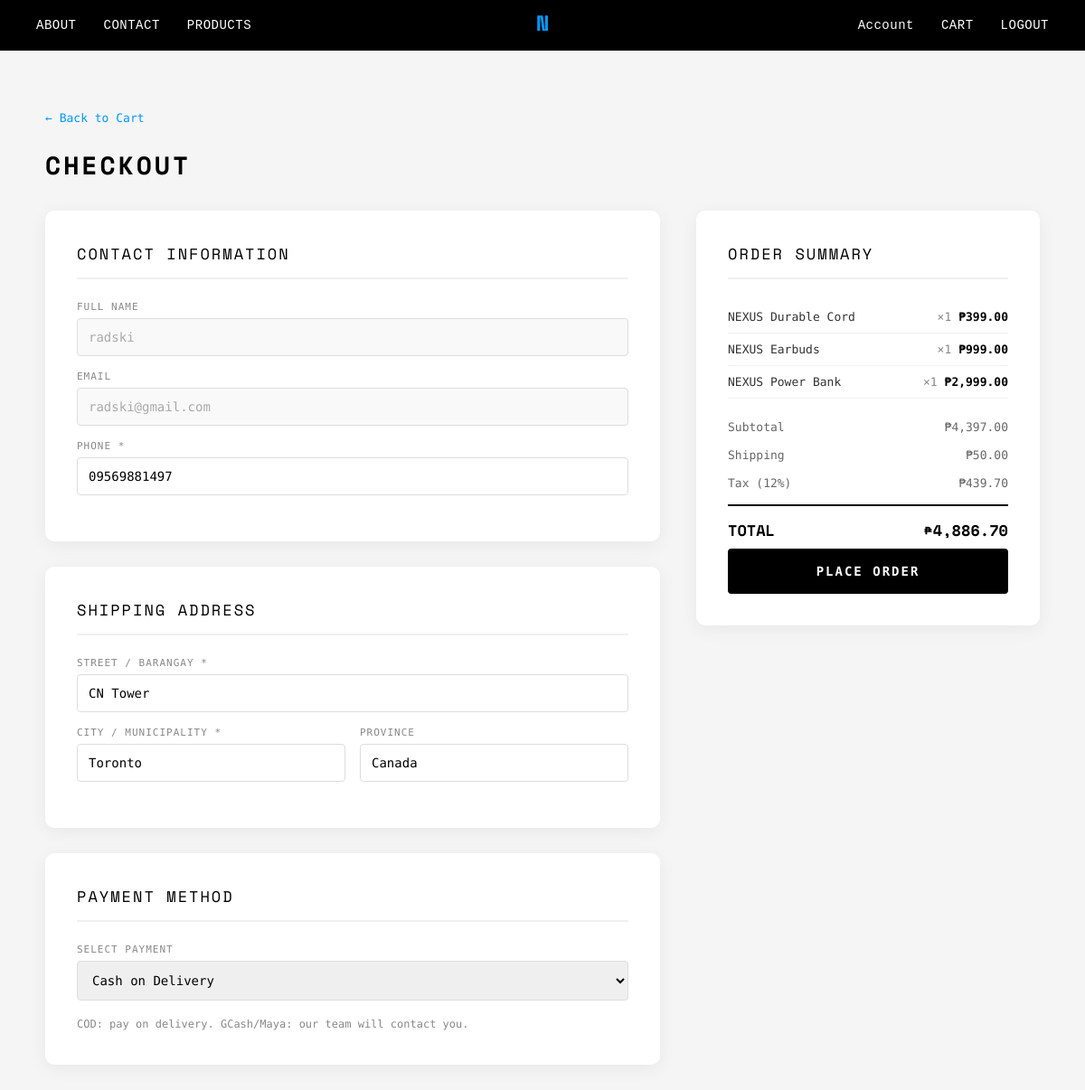
Screenshot of /checkout.php (signed in) with the database file from the repository.
### tables this page shows
CREATE TABLE `users` (
  `id` int(10) UNSIGNED NOT NULL,
  `fullname` varchar(150) NOT NULL,
  `email` varchar(150) NOT NULL,
  `password` varchar(255) NOT NULL,
  `created_at` timestamp NOT NULL DEFAULT current_timestamp()
);

CREATE TABLE `addresses` (
  `id` int(10) UNSIGNED NOT NULL,
  `user_id` int(10) UNSIGNED NOT NULL,
  `address` varchar(300) NOT NULL,
  `city` varchar(100) NOT NULL,
  `province` varchar(100) DEFAULT NULL,
  `phone` varchar(30) NOT NULL,
  `is_default` tinyint(1) NOT NULL DEFAULT 0,
  `created_at` timestamp NOT NULL DEFAULT current_timestamp()
);

CREATE TABLE `cart` (
  `id` int(10) UNSIGNED NOT NULL,
  `user_id` int(10) UNSIGNED NOT NULL,
  `product_id` int(10) UNSIGNED NOT NULL,
  `variant_id` int(10) UNSIGNED DEFAULT NULL,
  `quantity` int(11) NOT NULL DEFAULT 1,
  `added_at` timestamp NOT NULL DEFAULT current_timestamp()
);

CREATE TABLE `products` (
  `id` int(10) UNSIGNED NOT NULL,
  `name` varchar(200) NOT NULL,
  `category_id` int(10) UNSIGNED NOT NULL,
  `price` decimal(10,2) NOT NULL,
  `stock` int(11) NOT NULL DEFAULT 0,
  `image` varchar(300) DEFAULT NULL,
  `created_at` timestamp NOT NULL DEFAULT current_timestamp()
);

### checkout.php (the view, shortened to what this page needs)
<?php
require_once 'config.php';
$user_id = $_SESSION['user_id'] ?? null;
            ?>
            <?php
$stmt = $pdo->prepare("
    SELECT c.product_id, c.variant_id, c.quantity,
           p.name, p.price, p.image,
           pv.name AS variant_name
    FROM cart c
    INNER JOIN products p ON p.id = c.product_id
    LEFT  JOIN product_variants pv ON pv.id = c.variant_id
    WHERE c.user_id = ?
    ORDER BY c.added_at DESC
");
$stmt->execute([$user_id]);
$cart_items = $stmt->fetchAll(PDO::FETCH_ASSOC);
$subtotal = 0;
foreach ($cart_items as $item) $subtotal += $item['price'] * $item['quantity'];
$shipping = 50.00;
$tax      = round($subtotal * 0.10, 2);
$total    = $subtotal + $shipping + $tax;
$uRow = $pdo->prepare("SELECT fullname, email FROM users WHERE id=?");
$uRow->execute([$user_id]);
$uData = $uRow->fetch();
$payMethods = $pdo->query("SELECT code, label FROM payment_methods ORDER BY id")->fetchAll();
$lastAddr = $pdo->prepare("SELECT * FROM addresses WHERE user_id=? ORDER BY created_at DESC LIMIT 1");
$lastAddr->execute([$user_id]);
$savedAddr = $lastAddr->fetch() ?: [];
?>
<!DOCTYPE html>
<html lang="en">
<head>
    <link rel="stylesheet" href="stylesheet.css">
</head>
<body>
    <?php include 'navbar.php'; ?>
    <div class="checkout-page">
        <div style="max-width:1100px;margin:0 auto;">
            <a href="cart.php" class="back-link">← Back to Cart</a>
            <h1 class="page-heading">CHECKOUT</h1>
        </div>
        <form method="POST" class="checkout-grid">
            <div>
                <div class="co-panel">
                    <div class="co-title">CONTACT INFORMATION</div>
                    <div class="fg"><label>Full Name</label>
                        <input type="text" value="<?= htmlspecialchars($uData['fullname']) ?>" readonly></div>
                    <div class="fg"><label>Email</label>
                        <input type="email" value="<?= htmlspecialchars($uData['email']) ?>" readonly></div>
                    <div class="fg"><label>Phone *</label>
                        <input type="tel" name="phone" placeholder="09XX XXX XXXX" required
                               value="<?= htmlspecialchars($_POST['phone'] ?? $savedAddr['phone'] ?? '') ?>"></div>
                </div>
                <div class="co-panel">
                    <div class="co-title">SHIPPING ADDRESS</div>
                    <div class="fg"><label>Street / Barangay *</label>
                        <input type="text" name="address" placeholder="123 Sample St, Brgy Example" required
                               value="<?= htmlspecialchars($_POST['address'] ?? $savedAddr['address'] ?? '') ?>"></div>
                    <div class="form-row">
                        <div class="fg"><label>City / Municipality *</label>
                            <input type="text" name="city" placeholder="Calamba City" required
                                   value="<?= htmlspecialchars($_POST['city'] ?? $savedAddr['city'] ?? '') ?>"></div>
                        <div class="fg"><label>Province</label>
                            <input type="text" name="province" placeholder="Laguna"
                                   value="<?= htmlspecialchars($_POST['province'] ?? $savedAddr['province'] ?? '') ?>"></div>
                    </div>
                </div>
                <div class="co-panel">
                    <div class="co-title">PAYMENT METHOD</div>
                    <div class="fg"><label>Select Payment</label>
                        <select name="payment_method">
                            <?php foreach ($payMethods as $pm): ?>
                                <option value="<?= htmlspecialchars($pm['code']) ?>"
                                    <?= ($_POST['payment_method'] ?? 'cod') === $pm['code'] ? 'selected' : '' ?>>
                                    <?= htmlspecialchars($pm['label']) ?>
                                </option>
                            <?php endforeach; ?>
                        </select>
                    </div>
                    <p style="font-size:12px;color:#888;font-family:'Overpass Mono',monospace;line-height:1.7;">
                        COD: pay on delivery. GCash/Maya: our team will contact you.
                    </p>
                </div>
            </div>
            <div>
                <div class="co-panel" style="position:sticky;top:100px;">
                    <div class="co-title">ORDER SUMMARY</div>
                    <?php foreach ($cart_items as $item): ?>
                    <div class="summary-item">
                        <span class="iname">
                            <?= htmlspecialchars($item['name']) ?>
                        </span>
                        <span class="iqty">×<?= (int)$item['quantity'] ?></span>
                        <span class="iprc">₱<?= number_format($item['price'] * $item['quantity'], 2) ?></span>
                    </div>
                    <?php endforeach; ?>
                    <div style="margin-top:16px;">
                        <div class="summary-line"><span>Subtotal</span><span>₱<?= number_format($subtotal,2) ?></span></div>
                        <div class="summary-line"><span>Shipping</span><span>₱<?= number_format($shipping,2) ?></span></div>
                        <div class="summary-line"><span>Tax (12%)</span><span>₱<?= number_format($tax,2) ?></span></div>
                        <div class="summary-total-row"><span>TOTAL</span><span>₱<?= number_format($total,2) ?></span></div>
                    </div>
                    <button type="submit" class="btn-place">Place Order</button>
                </div>
            </div>
        </form>
    </div>
</body>
</html>

### stylesheet.css (style rules this page uses)
* { margin: 0; padding: 0; box-sizing: border-box; }
html { scroll-behavior: smooth; }
body { font-family: 'Overpass Mono', monospace; background-color: #ffffff; color: #000000; overflow-x: hidden; }

### checkout.php (style rules this page uses)
.checkout-page { background:#f5f5f5; min-height:100vh; padding:120px 40px 60px; }
.checkout-grid { max-width:1100px; margin:0 auto; display:grid; grid-template-columns:1fr 380px; gap:40px; }
.co-panel { background:#fff; padding:35px; border-radius:10px; box-shadow:0 4px 20px rgba(0,0,0,.06); margin-bottom:28px; }
.co-title { font-family:'Space Mono',monospace; font-size:17px; letter-spacing:2px; margin-bottom:24px; border-bottom:2px solid #f0f0f0; padding-bottom:14px; }
.form-row { display:grid; grid-template-columns:1fr 1fr; gap:16px; }
.fg { display:flex; flex-direction:column; gap:6px; margin-bottom:16px; }
.fg label { font-size:11px; text-transform:uppercase; letter-spacing:1px; color:#888; font-family:'Overpass Mono',monospace; }
.fg input, .fg select { padding:12px; border:1px solid #ddd; border-radius:4px; font-family:'Overpass Mono',monospace; font-size:14px; }
.fg input[readonly] { background:#f9f9f9; color:#aaa; }
.btn-place { width:100%; padding:17px; background:#000; color:#fff; border:none; font-family:'Overpass Mono',monospace; font-size:14px; font-weight:700; text-transform:uppercase; letter-spacing:2px; cursor:pointer; border-radius:4px; margin-top:8px; transition:.2s; }
.summary-item { display:flex; justify-content:space-between; font-size:13px; font-family:'Overpass Mono',monospace; padding:10px 0; border-bottom:1px solid #f0f0f0; gap:8px; }
.iname { flex:1; color:#333; }
.iqty { color:#888; white-space:nowrap; }
.iprc { font-weight:700; white-space:nowrap; }
.summary-line { display:flex; justify-content:space-between; font-size:13px; font-family:'Overpass Mono',monospace; padding:8px 0; color:#666; }
.summary-total-row { display:flex; justify-content:space-between; font-family:'Space Mono',monospace; font-size:17px; font-weight:700; padding:14px 0 0; border-top:2px solid #000; margin-top:8px; }
.page-heading { font-family:'Space Mono',monospace; font-size:28px; font-weight:700; letter-spacing:3px; margin-bottom:30px; }
.back-link { display:inline-block; font-family:'Overpass Mono',monospace; font-size:13px; color:#0099ff; text-decoration:none; margin-bottom:24px; }

### rows the page displays
users: fullname "radski", email "radski@gmail.com"
addresses: phone "09569881497", address "CN Tower", city "Toronto", province "Canada"
cart: product.name "NEXUS Durable Cord", quantity "1", $item['price']*$item['quantity'] "399.00"
cart: product.name "NEXUS Earbuds", quantity "1", $item['price']*$item['quantity'] "999.00"
cart: product.name "NEXUS Power Bank", quantity "1", $item['price'] * $item['quantity'] "2,999.00"

### other values shown
$_SESSION['user_name'] "Account"
$subtotal "4,397.00"
$shipping "50.00"
$tax "439.70"
$total "4,886.70"
form field payment_method "Cash on Delivery"
